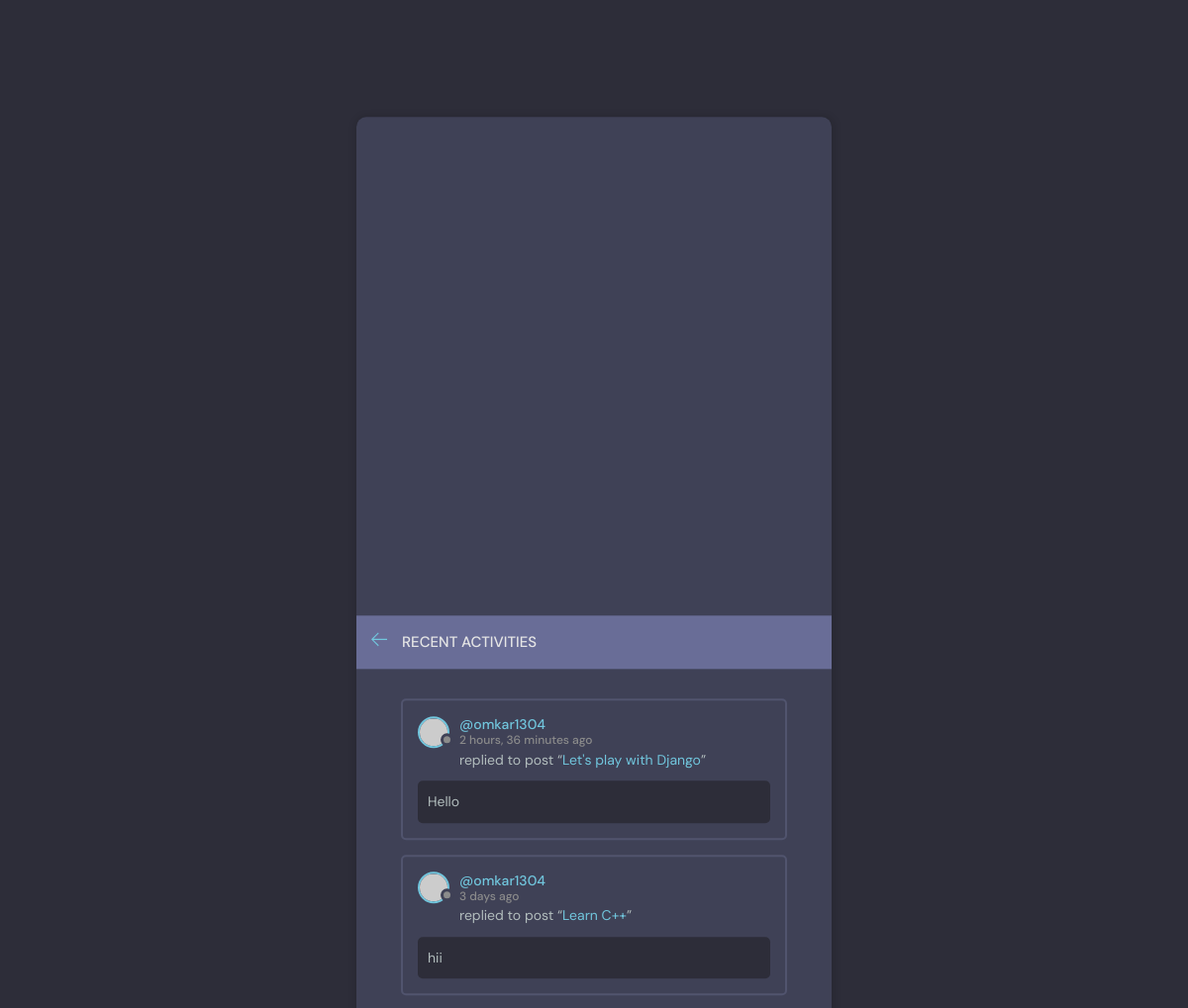
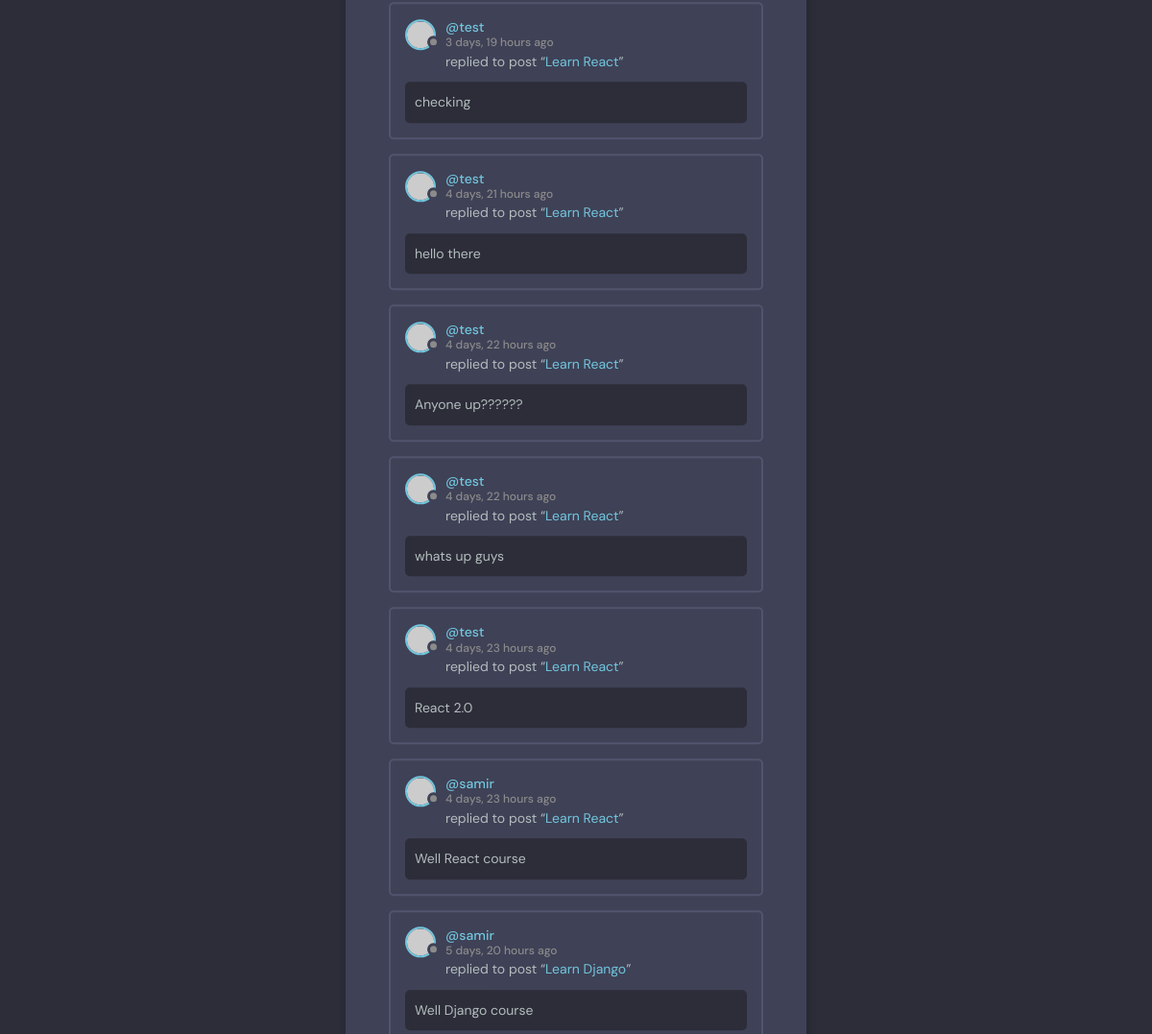
The page /activity/ on the database its author committed (2 pictures, top to bottom).
### base/models.py (models this page shows, shortened)
class Message(models.Model):
    user = models.ForeignKey(User, on_delete=models.CASCADE)
    room = models.ForeignKey(Room, on_delete=models.CASCADE)
    body = models.TextField()
    updated = models.DateTimeField(auto_now=True)
    created = models.DateField(auto_now_add=True)
    class Meta:
        ordering = ['-updated', '-created']

class Room(models.Model):
    host = models.ForeignKey(User, on_delete=models.SET_NULL, null=True)
    topic = models.ForeignKey(Topic, on_delete=models.SET_NULL, null=True)
    name = models.CharField(max_length=200)
    description = models.TextField(null=True, blank=True)
    participants = models.ManyToManyField(User, related_name='participants', blank=True)
    updated = models.DateTimeField(auto_now=True)
    created = models.DateTimeField(auto_now_add=True)
    class Meta:
        ordering = ['-updated', '-created']
    def __str__(self):
        return self.name

### base/views.py (the view)
# urls.py: path('activity/', views.activity, name='activity'),
def activity(request):
    room_messages = Message.objects.all()
    context = {'room_messages': room_messages}
    return render(request, 'base/activity.html', context)

### base/templates/base/activity.html (shortened to what this page needs)
<!DOCTYPE html>
{% load static %}
<html lang="en">
  <head>
    <link rel="stylesheet" href="{% static "styles/style.css" %}" />
  </head>
  <body>
    <main class="layout">
      <div class="container">
        <div class="layout__box">
          <br><br><br><br><br>
          <br><br><br><br><br>
          <br><br><br><br><br>
          <br><br><br><br><br>
          <br>
          <div class="layout__boxHeader">
            <div class="layout__boxTitle">
              <a href="{% url 'home' %}">
                <svg version="1.1" xmlns="http://www.w3.org/2000/svg" width="32" height="32" viewBox="0 0 32 32">
                  <title>arrow-left</title>
                  <path
                    d="M13.723 2.286l-13.723 13.714 13.719 13.714 1.616-1.611-10.96-10.96h27.625v-2.286h-27.625l10.965-10.965-1.616-1.607z"
                  ></path>
                </svg>
              </a>
              <h3>Recent Activities</h3>
            </div>
          </div>
          <div class="activities-page layout__body">
            {% for message in room_messages %}
    <div class="activities__box">
      <div class="activities__boxHeader roomListRoom__header">
        <a href="{% url 'user-profile' message.user.id %}" class="roomListRoom__author">
          <div class="avatar avatar--small">
            <img src="https://randomuser.me/api/portraits/women/11.jpg" />
          </div>
          <p>
            @{{message.user.username}}
            <span>{{message.updated | timesince }} ago</span>
          </p>
        </a>
      </div>
      <div class="activities__boxContent">
        <p>replied to post “<a href="{% url 'room' message.room.id %}">{{message.room}}</a>”</p>
        <div class="activities__boxRoomContent">
          {{message.body}}
        </div>
      </div>
    </div>
    {% endfor %}
          </div>
        </div>
      </div>
    </main>
  </body>
</html>

### static/styles/style.css (style rules this page uses)
:root { --color-main: #71c6dd; --color-main-light: #e1f6fb; --color-dark: #3f4156; --color-dark-medium: #51546e; --color-dark-light: #696d97; --color-light: #e5e5e5; --color-gray: #8b8b8b; --color-light-gray: #b2bdbd; --color-bg: #2d2d39; --color-success: #5dd693; --color-error: #fc4b0b; }
* { font-family: "DM Sans", -apple-system, BlinkMacSystemFont, "Segoe UI", Roboto, Oxygen, Ubuntu, Cantarell, "Open Sans", "Helvetica Neue", sans-serif; margin: 0; padding: 0; box-sizing: border-box; text-rendering: optimizeLegibility; font-size: inherit; }
html { font-size: 56.25%; }
@media only screen and (min-width: 1200px) { html { font-size: 62.5%; } }
body { line-height: 1.6; font-weight: 400; font-size: 1.5rem; color: var(--color-light-gray); background-color: var(--color-bg); min-height: 100vh; }
img { width: 100%; }
a { display: inline-block; color: var(--color-main); text-decoration: none; }
.container { max-width: 120rem; width: 90%; margin: auto; }
.avatar { position: relative; display: inline-block; border-radius: 50%; border: 2px solid var(--color-main); }
.avatar img { display: block; border-radius: 50%; object-fit: cover; object-position: center; }
.avatar::after { content: ""; display: block; position: absolute; background-color: var(--color-gray); z-index: 111; border-radius: 50%; border: 0.3rem solid var(--color-dark); }
.avatar.avatar--small img { width: 2.8rem; height: 2.8rem; }
.avatar.avatar--small:after { width: 0.7rem; height: 0.7rem; bottom: 0px; right: -6px; }
.layout { margin-top: 2.4rem; }
.layout > .container { display: flex; justify-content: space-between; align-items: flex-start; }
.layout__box { width: 90%; max-width: 48rem; min-height: 40rem; position: absolute; top: 50%; left: 50%; transform: translate(-50%, -46%); background-color: var(--color-dark); border-radius: 1rem; box-shadow: 1px 1px 6px 3px rgba(0, 0, 0, 0.1); overflow: hidden; }
.layout__boxHeader { display: flex; padding: 1.5rem; background-color: var(--color-dark-light); }
.layout__boxTitle { display: flex; gap: 1.5rem; align-items: center; }
.layout__boxTitle h3 { text-transform: uppercase; font-weight: 500; color: var(--color-light); }
.layout__boxTitle svg { width: 1.6rem; height: 1.6rem; fill: var(--color-main); }
.layout__body { margin: 3rem; }
.roomListRoom__header { display: flex; justify-content: space-between; align-items: center; }
.roomListRoom__author { font-weight: 500; display: flex; align-items: center; gap: 1rem; }
.activities__box { margin: 1.5rem; padding: 1.5rem; border: 2px solid var(--color-dark-medium); border-radius: 5px; }
.activities__boxHeader p { font-size: 1.4rem; line-height: 1.3; }
.activities__boxHeader p span { color: var(--color-gray); font-size: 1.2rem; display: block; }
.activities__boxContent { margin-left: 4.2rem; }
.activities__boxContent { font-size: 1.4rem; }
.activities__boxRoomContent { background: var(--color-bg); padding: 1rem; border-radius: 5px; margin-top: 1rem; margin-left: -4.2rem; }

### rows shown on the page
Message: user.username "omkar1304", updated "2 hours, 36 minutes", room "Let's play with Django", body "Hello"
Message: user.username "omkar1304", updated "3 days", room "Learn C++", body "hii"
Message: user.username "test", updated "3 days, 19 hours", room "Learn React", body "checking"
Message: user.username "test", updated "4 days, 21 hours", room "Learn React", body "hello there"
Message: user.username "test", updated "4 days, 22 hours", room "Learn React", body "Anyone up??????"
Message: user.username "test", updated "4 days, 22 hours", room "Learn React", body "whats up guys"
Message: user.username "test", updated "4 days, 23 hours", room "Learn React", body "React 2.0"
Message: user.username "samir", updated "4 days, 23 hours", room "Learn React", body "Well React course"
Message: user.username "samir", updated "5 days, 20 hours", room "Learn Django", body "Well Django course"
